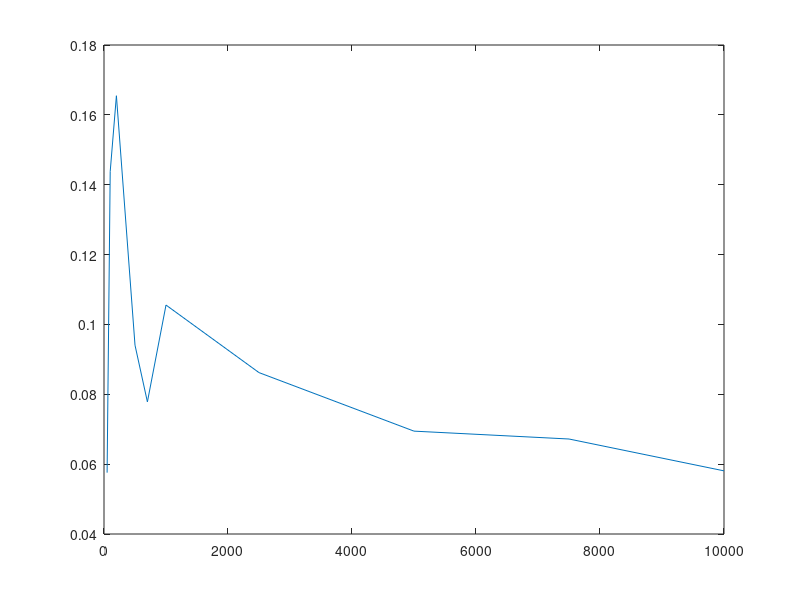

This chart was generated by the following MATLAB code:
clc;
clear all;
close all;
%%%%reference mat file
load out_q1b200.mat
number_of_batches_1=SM(:,1);
load_1=SM(:,2);
loss_ratio_1=SM(:,3);
queue_ratio_1=SM(:,4);
dep_queued_1=SM(:,5);
Waiting_time_1=SM(:,6);
%%%
[xcMU1,lags11] = xcorr(load_1-mean(load_1),1,'coeff');
lag1Corr_1=xcMU1(1);
%mean_load=mean(load);
%MU1=fitdist(load','Normal') %95%)
%%%%%%% Second mat file
load out_q1b50.mat
number_of_batches_2=SM(:,1);
load_2=SM(:,2);
loss_ratio_2=SM(:,3);
queue_ratio_1=SM(:,4);
dep_queued_2=SM(:,5);
Waiting_time_2=SM(:,6);
%%%
[xcMU2,lags21] = xcorr(load_2-mean(load_2),1,'coeff');
lag1Corr_2=xcMU2(1);

%%%%%%%third mat file
load out_q1b500.mat
number_of_batches_3=SM(:,1);
load_3=SM(:,2);
loss_ratio_3=SM(:,3);
queue_ratio_3=SM(:,4);
dep_queued_3=SM(:,5);
Waiting_time_3=SM(:,6);
%%%
[xcMU3,lags31] = xcorr(load_3-mean(load_3),1,'coeff');
lag1Corr_3=xcMU3(1);
%%%%%%%fourth mat file
load out_q1b1000.mat
number_of_batches_4=SM(:,1);
load_4=SM(:,2);
loss_ratio_4=SM(:,3);
queue_ratio_4=SM(:,4);
dep_queued_4=SM(:,5);
Waiting_time_4=SM(:,6);
%%%
[xcMU4,lags41] = xcorr(load_4-mean(load_4),1,'coeff');
lag1Corr_4=xcMU4(1);
%%%
%%%%%%%fifth mat file
load out_q1b100.mat
number_of_batches_5=SM(:,1);
load_5=SM(:,2);
loss_ratio_5=SM(:,3);
queue_ratio_5=SM(:,4);
dep_queued_5=SM(:,5);
Waiting_time_5=SM(:,6);
%%%
[xcMU5,lags51] = xcorr(load_5-mean(load_5),1,'coeff');
lag1Corr_5=xcMU5(1);
%%%%%%%sixth mat file
load out_q1b700.mat
number_of_batches_6=SM(:,1);
load_6=SM(:,2);
loss_ratio_6=SM(:,3);
queue_ratio_6=SM(:,4);
dep_queued_6=SM(:,5);
Waiting_time_6=SM(:,6);
%%%
[xcMU6,lags61] = xcorr(load_6-mean(load_6),1,'coeff');
lag1Corr_6=xcMU6(1);
%%%
%%%%%%%seventh mat file
load out_q1b2500.mat
number_of_batches_7=SM(:,1);
load_7=SM(:,2);
loss_ratio_7=SM(:,3);
queue_ratio_7=SM(:,4);
dep_queued_7=SM(:,5);
Waiting_time_7=SM(:,6);
%%%
[xcMU7,lags71] = xcorr(load_7-mean(load_7),1,'coeff');
lag1Corr_7=xcMU7(1);
%%%
%%%%%%%eithth mat file
load out_q1b5000.mat
number_of_batches_8=SM(:,1);
load_8=SM(:,2);
loss_ratio_8=SM(:,3);
queue_ratio_8=SM(:,4);
dep_queued_8=SM(:,5);
Waiting_time_8=SM(:,6);
%%%
[xcMU8,lags81] = xcorr(load_8-mean(load_8),1,'coeff');
lag1Corr_8=xcMU8(1);
%%%
%%%%%%%ninth mat file
load out_q1b7500.mat
number_of_batches_9=SM(:,1);
load_9=SM(:,2);
loss_ratio_9=SM(:,3);
queue_ratio_9=SM(:,4);
dep_queued_9=SM(:,5);
Waiting_time_9=SM(:,6);
%%%
[xcMU9,lags91] = xcorr(load_9-mean(load_9),1,'coeff');
lag1Corr_9=xcMU9(1);
%%%
%%%%%%%sixth mat file
load out_q1b10000.mat
number_of_batches_10=SM(:,1);
load_10=SM(:,2);
loss_ratio_10=SM(:,3);
queue_ratio_10=SM(:,4);
dep_queued_10=SM(:,5);
Waiting_time_10=SM(:,6);
%%%
[xcMU10,lags101] = xcorr(load_10-mean(load_10),1,'coeff');
lag1Corr_10=xcMU10(1);
%%%
%%%
figure;
% plot(lag1Corr_1,'*g'),hold on,
% plot(lag1Corr_2,'*r'), hold on,
% plot(lag1Corr_3,'*b'), hold on,
% plot(lag1Corr_4,'*m')%axis([-1 1 -1 1]);
x=[50 100 200 500 700 1000 2500 5000 7500 10000 ]
y=[lag1Corr_2 lag1Corr_5 lag1Corr_1 lag1Corr_3 lag1Corr_6 lag1Corr_4 lag1Corr_7 lag1Corr_8 lag1Corr_9 lag1Corr_10 ]
figure;
plot(x,y);